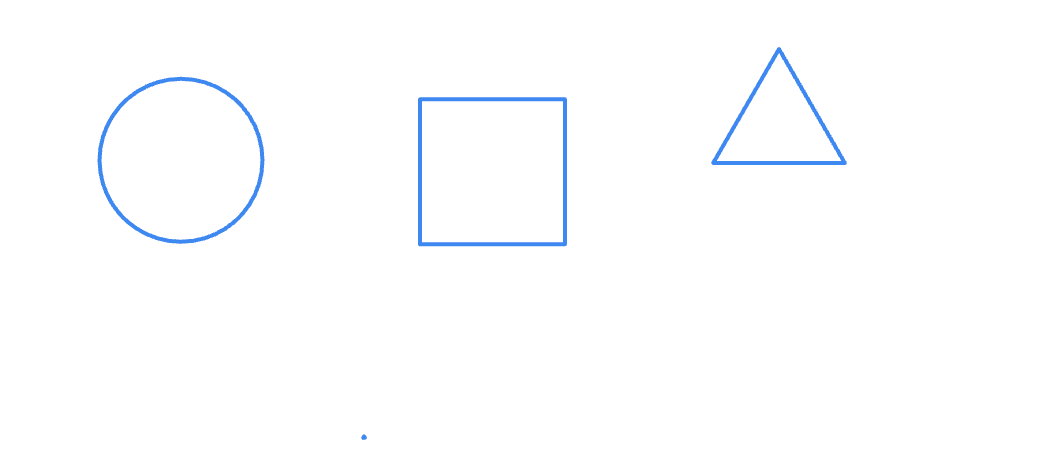
#> input picture data/shape3.png, 1062 x 473 px
$ python shapeDetection.py
#> lines starting #> are read from the running program, lines starting #| are printed output that depends on the picture; after the words box and inside, x2 and y2 are one past the last pixel; in counts of white or black regions, pixels touching at a corner belong together
import cv2
import numpy as np

img = cv2.imread("data/shape3.png")
#> img is the input picture: shape (473, 1062, 3); mean B, G, R 254.8, 253.6, 252.7
imgGray = cv2.cvtColor(img, cv2.COLOR_BGR2GRAY)
_, thrash = cv2.threshold(imgGray, 240, 255, cv2.THRESH_BINARY)
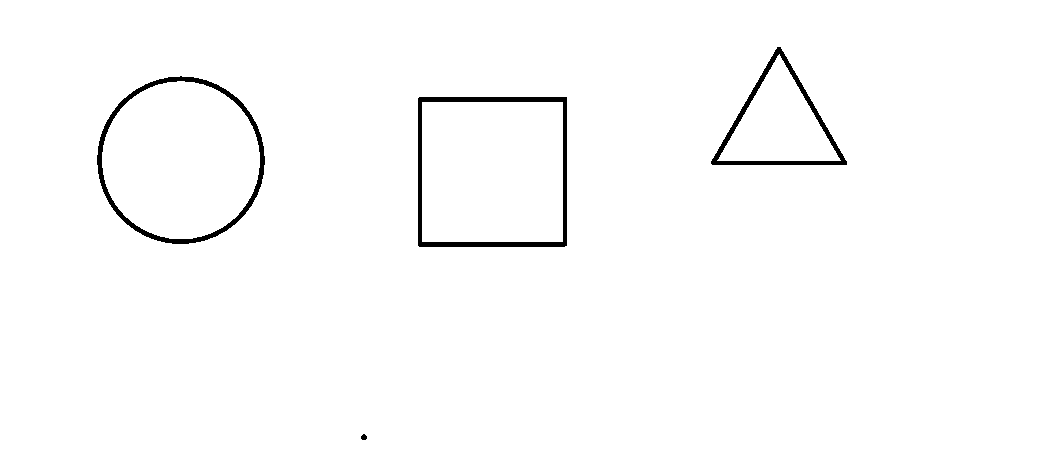
#> thrash: shape (473, 1062); 98.6% white; 4 black regions
contours, _ = cv2.findContours(thrash, cv2.RETR_TREE, cv2.CHAIN_APPROX_NONE)
#> contours = 8 contours; box (x1, y1, x2, y2) and area: (0, 0, 1062, 473) 500792, (417, 96, 568, 248) 22642, (96, 75, 266, 245) 22243, (422, 102, 563, 242) 19460, (102, 81, 260, 239) 19382, (710, 46, 848, 166) 8580, (717, 54, 841, 161) 6476, (360, 433, 368, 441) 36

for contour in contours:
    approx = cv2.approxPolyDP(contour, 0.01*cv2.arcLength(contour, True), True)
    cv2.drawContours(img, [approx], 0, (0,255,0), 5)
    x = approx.ravel()[0]
    y = approx.ravel()[1] -5
    if len(approx) == 3:
        cv2.putText(img, "triangle", (x, y), cv2.FONT_HERSHEY_COMPLEX, 0.5, (0, 0, 255))
    elif len(approx) == 4:
        x1, y1, w, h =  cv2.boundingRect(approx)
        aspectRatio = float(w)/h
        if aspectRatio >= 0.95 and aspectRatio <= 1.05:
            cv2.putText(img, "square", (x, y), cv2.FONT_HERSHEY_COMPLEX, 0.5, (0, 0, 0))
        else:
              cv2.putText(img, "rectangle", (x, y), cv2.FONT_HERSHEY_COMPLEX, 0.5, (0, 0, 0))

    elif len(approx) == 5:
        cv2.putText(img, "pentagon", (x, y), cv2.FONT_HERSHEY_COMPLEX, 0.5, (0, 0, 0))
    elif len(approx) == 10:
        cv2.putText(img, "star", (x, y), cv2.FONT_HERSHEY_COMPLEX, 0.5, (0, 0, 0))
    elif len(approx) == 2:
        cv2.putText(img, "deneme", (x, y), cv2.FONT_HERSHEY_COMPLEX, 0.5, (0, 0, 0))
    else:
        cv2.putText(img, "circle", (x, y), cv2.FONT_HERSHEY_COMPLEX, 0.5, (0, 0, 0))
#> this loop made 8 passes
#> (approx, x, y, x1, y1, w, h, aspectRatio) on passes 1, 3, 4: ([[0, 0], [0, 472], [1061, 472], [1061, 0]], 0, -5, 0, 0, 1062, 473, 2.25), ([[417, 98], [566, 96], [567, 245], [419, 247]], 417, 93, 417, 96, 151, 152, 0.993), ([[422, 102], [422, 241], [562, 241], [562, 102]], 422, 97, 422, 102, 141, 140, 1.01)
#> (x, y) on passes 2, 5, 6: (363, 428), (180, 70), (167, 77)
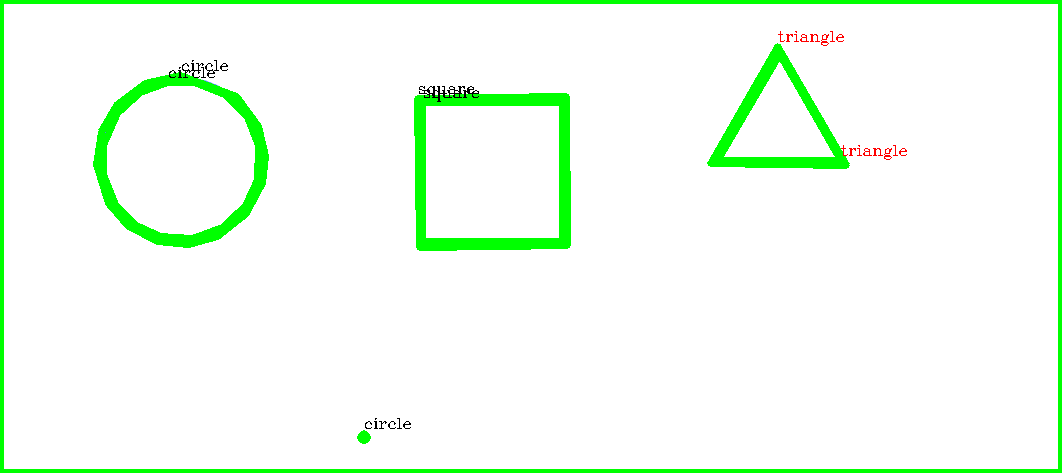
#> img: shape (473, 1062, 3); 6.04% of pixels changed, all inside (x1, y1, x2, y2) = (0, 0, 1062, 473)


cv2.imshow("shapes", img)
cv2.waitKey(0)
cv2.destroyAllWindows()
